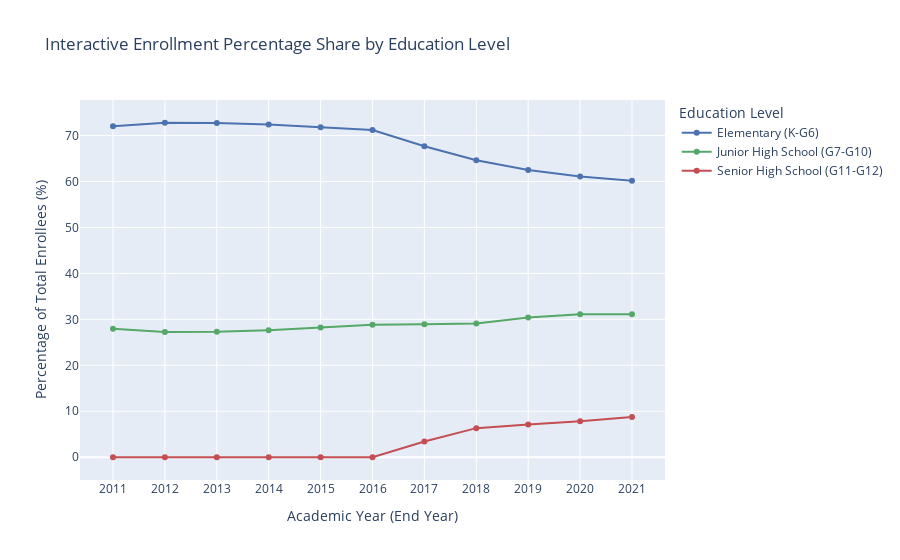

The notebook cell saved with this chart:
### Code cell
import pandas as pd
import matplotlib.pyplot as plt
import seaborn as sns
import numpy as np
import plotly.express as px

# Load the dataset
file_path = "/home/monamin/Documents/00001_Repositories/OOP-school-rep/67 AMOGUS/dataset.csv"
df = pd.read_csv(file_path)


# A. Calculate Total Enrollment and Teachers
enrollment_cols = [col for col in df.columns if col.startswith('Enrollees_')]
teacher_cols = ['Teachers_Elementary', 'Teachers_JHS', 'Teachers_SHS']

df['Total_Enrollees_All_Levels'] = df[enrollment_cols].sum(axis=1)
df['Total_Teachers'] = df[teacher_cols].sum(axis=1)
df['Student_Teacher_Ratio'] = df.apply(
    lambda row: row['Total_Enrollees_All_Levels'] / row['Total_Teachers'] if row['Total_Teachers'] > 0 else 0,
    axis=1
)

# B. Summarize data for national time-series analysis
national_summary = df.groupby('Academic_Year').agg({
    'Student_Teacher_Ratio': 'mean'
}).reset_index()
national_summary['End_Year'] = national_summary['Academic_Year'].str.split('-').str[1].astype(int)
national_summary = national_summary.sort_values('End_Year')

# C. Prepare Enrollment by Level Data (for Distribution Shift)
elem_cols = [f'Enrollees_G{i}' for i in range(1, 7)] + ['Enrollees_K']
jhs_cols = [f'Enrollees_G{i}' for i in range(7, 11)]
shs_cols = [col for col in df.columns if col.startswith('Enrollees_G11') or col.startswith('Enrollees_G12')]

enrollment_level_summary = df.groupby('Academic_Year')[elem_cols + jhs_cols + shs_cols].sum().reset_index()
enrollment_level_summary['Total_Elementary'] = enrollment_level_summary[elem_cols].sum(axis=1)
enrollment_level_summary['Total_JHS'] = enrollment_level_summary[jhs_cols].sum(axis=1)
enrollment_level_summary['Total_SHS'] = enrollment_level_summary[shs_cols].sum(axis=1)
enrollment_level_summary['Total_Overall'] = enrollment_level_summary[['Total_Elementary', 'Total_JHS', 'Total_SHS']].sum(axis=1)


enrollment_level_summary['Pct_Elementary'] = (enrollment_level_summary['Total_Elementary'] / enrollment_level_summary['Total_Overall']) * 100
enrollment_level_summary['Pct_JHS'] = (enrollment_level_summary['Total_JHS'] / enrollment_level_summary['Total_Overall']) * 100
enrollment_level_summary['Pct_SHS'] = (enrollment_level_summary['Total_SHS'] / enrollment_level_summary['Total_Overall']) * 100


plot_distribution_df = enrollment_level_summary[['Academic_Year', 'Pct_Elementary', 'Pct_JHS', 'Pct_SHS']].copy()
plot_distribution_df['End_Year'] = plot_distribution_df['Academic_Year'].str.split('-').str[1].astype(int)
plot_distribution_df = plot_distribution_df.sort_values('End_Year').set_index('End_Year').drop(columns=['Academic_Year'])


df_long_sns = pd.melt(
    plot_distribution_df.reset_index(),
    id_vars=['End_Year'],
    value_vars=['Pct_Elementary', 'Pct_JHS', 'Pct_SHS'],
    var_name='Education_Level',
    value_name='Enrollment_Percentage'
)

level_map_sns = {
    'Pct_Elementary': 'Elementary (K-G6)',
    'Pct_JHS': 'Junior High School (G7-G10)',
    'Pct_SHS': 'Senior High School (G11-G12)'
}
df_long_sns['Education_Level'] = df_long_sns['Education_Level'].replace(level_map_sns)

sns.set_style("whitegrid")

#figure 1
plt.figure(figsize=(16, 7))
latest_ay = df['Academic_Year'].max()
latest_data = df[df['Academic_Year'] == latest_ay].sort_values('Student_Teacher_Ratio', ascending=False)


plt.subplot(1, 2, 1)
sns.lineplot(
    x='End_Year', y='Student_Teacher_Ratio', data=national_summary, marker='o', color='darkblue'
)
plt.title('🇵🇭 National Student-to-Teacher Ratio Trend', fontsize=14)
plt.xlabel('Academic Year (Ending Year)', fontsize=12)
plt.ylabel('Ratio (Students per Teacher)', fontsize=12)
plt.xticks(national_summary['End_Year'], rotation=45)


plt.subplot(1, 2, 2)
sns.barplot(
    x='Student_Teacher_Ratio', y='Region', data=latest_data, palette='viridis'
)
plt.title(f'📊 Regional Student-to-Teacher Ratio ({latest_ay})', fontsize=14)
plt.xlabel('Ratio (Students per Teacher)', fontsize=12)
plt.ylabel('Region', fontsize=12)
plt.tight_layout(rect=[0, 0, 1, 0.95])
plt.suptitle("Key Insights on Philippine Public Education: Student-to-Teacher Ratios", fontsize=16, fontweight='bold', y=1.0)
plt.show()


#figure 2
plot_df = enrollment_level_summary[['Academic_Year', 'Pct_Elementary', 'Pct_JHS', 'Pct_SHS']].copy()
plot_df['End_Year'] = plot_df['Academic_Year'].str.split('-').str[1].astype(int)

df_long_px = pd.melt(
    plot_df,
    id_vars=['End_Year'],
    value_vars=['Pct_Elementary', 'Pct_JHS', 'Pct_SHS'],
    var_name='Education_Level',
    value_name='Enrollment_Percentage'
)


df_plotly = df_long_px.copy().rename(columns={
    'End_Year': 'Academic Year (End Year)',
    'Education_Level': 'Education Level',
    'Enrollment_Percentage': 'Percentage of Total Enrollees (%)'
})


level_map = {
    'Pct_Elementary': 'Elementary (K-G6)',
    'Pct_JHS': 'Junior High School (G7-G10)',
    'Pct_SHS': 'Senior High School (G11-G12)'
}
df_plotly['Education Level'] = df_plotly['Education Level'].replace(level_map)

fig = px.line(
    df_plotly,
    x='Academic Year (End Year)',
    y='Percentage of Total Enrollees (%)',
    color='Education Level',
    title='Interactive Enrollment Percentage Share by Education Level',
    markers=True,
    color_discrete_map={
        'Elementary (K-G6)': '#4c72b0',
        'Junior High School (G7-G10)': '#55a868',
        'Senior High School (G11-G12)': '#c44e52'
    }
)


fig.update_layout(
    hovermode='x unified',
    xaxis_title='Academic Year (End Year)',
    yaxis_title='Percentage of Total Enrollees (%)',
    xaxis={'tickmode': 'array', 'tickvals': df_plotly['Academic Year (End Year)'].unique()}
)
fig.show()

### Figure 1 — Plotly figure (JSON) as saved in the notebook; plotly's stock layout.template omitted (floating-point values rounded to 4 significant figures)
{"data": [{"hovertemplate": "Education Level=Elementary (K-G6)<br>Academic Year (End Year)=%{x}<br>Percentage of Total Enrollees (%)=%{y}<extra></extra>", "legendgroup": "Elementary (K-G6)", "line": {"color": "#4c72b0", "dash": "solid"}, "marker": {"symbol": "circle"}, "mode": "lines+markers", "name": "Elementary (K-G6)", "orientation": "v", "showlegend": true, "type": "scatter", "x": [2011, 2012, 2013, 2014, 2015, 2016, 2017, 2018, 2019, 2020, 2021], "xaxis": "x", "y": [72.03, 72.77, 72.71, 72.36, 71.79, 71.19, 67.64, 64.59, 62.5, 61.05, 60.15], "yaxis": "y"}, {"hovertemplate": "Education Level=Junior High School (G7-G10)<br>Academic Year (End Year)=%{x}<br>Percentage of Total Enrollees (%)=%{y}<extra></extra>", "legendgroup": "Junior High School (G7-G10)", "line": {"color": "#55a868", "dash": "solid"}, "marker": {"symbol": "circle"}, "mode": "lines+markers", "name": "Junior High School (G7-G10)", "orientation": "v", "showlegend": true, "type": "scatter", "x": [2011, 2012, 2013, 2014, 2015, 2016, 2017, 2018, 2019, 2020, 2021], "xaxis": "x", "y": [27.97, 27.23, 27.29, 27.64, 28.21, 28.81, 28.93, 29.08, 30.4, 31.1, 31.08], "yaxis": "y"}, {"hovertemplate": "Education Level=Senior High School (G11-G12)<br>Academic Year (End Year)=%{x}<br>Percentage of Total Enrollees (%)=%{y}<extra></extra>", "legendgroup": "Senior High School (G11-G12)", "line": {"color": "#c44e52", "dash": "solid"}, "marker": {"symbol": "circle"}, "mode": "lines+markers", "name": "Senior High School (G11-G12)", "orientation": "v", "showlegend": true, "type": "scatter", "x": [2011, 2012, 2013, 2014, 2015, 2016, 2017, 2018, 2019, 2020, 2021], "xaxis": "x", "y": [0, 0, 0, 0, 0, 0, 3.429, 6.33, 7.108, 7.848, 8.771], "yaxis": "y"}], "layout": {"hovermode": "x unified", "legend": {"title": {"text": "Education Level"}, "tracegroupgap": 0}, "title": {"text": "Interactive Enrollment Percentage Share by Education Level"}, "xaxis": {"anchor": "y", "domain": [0, 1], "tickmode": "array", "tickvals": [2011, 2012, 2013, 2014, 2015, 2016, 2017, 2018, 2019, 2020, 2021], "title": {"text": "Academic Year (End Year)"}}, "yaxis": {"anchor": "x", "domain": [0, 1], "title": {"text": "Percentage of Total Enrollees (%)"}}}}
